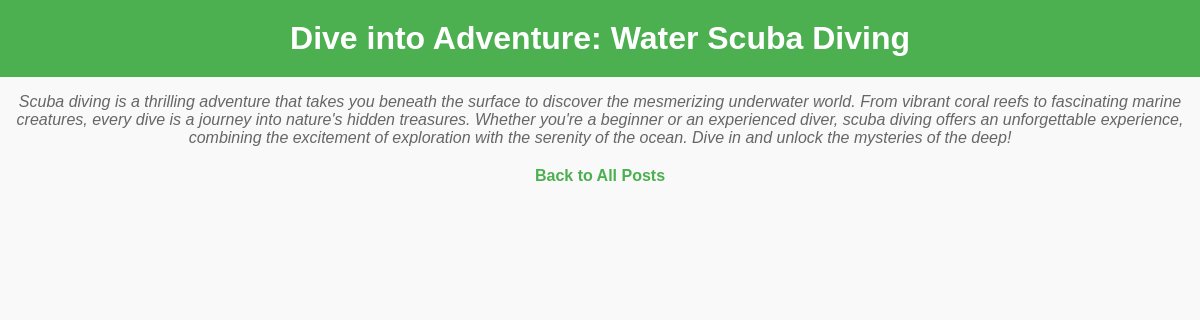
/7, run on the app's committed database.
### tables this page shows
CREATE TABLE posts (
    id INTEGER PRIMARY KEY AUTOINCREMENT,
    title TEXT NOT NULL,
    content TEXT NOT NULL
);

### app.py (the view)
@app.route('/<int:post_id>')
def post(post_id):
    conn = get_db_connection()
    post = conn.execute('SELECT * FROM posts WHERE id = ?', (post_id,)).fetchone()
    conn.close()
    if post is None:
        abort(404)
    return render_template('post.html', post=post)

### app.py (called while the page is built)
def get_db_connection():
    conn = sqlite3.connect('database.db')
    conn.row_factory = sqlite3.Row
    return conn

### templates/post.html (shortened to what this page needs)
<!doctype html>
<link rel="stylesheet" href="{{ url_for('static', filename='styles.css') }}">
<h1>{{ post.title }}</h1>
<p>{{ post.content }}</p>
<a href="/" style="display: block; text-align: center; margin-top: 20px; color: #4CAF50; font-weight: bold; text-decoration: none;">Back to All Posts</a>

### static/styles.css (style rules this page uses)
h1 { background-color: #4CAF50; color: white; text-align: center; padding: 20px 0; margin: 0; }
a { color: #4CAF50; text-decoration: none; font-weight: bold; }
p { text-align: center; color: #666; font-style: italic; }

### data on the page
posts: title "Dive into Adventure: Water Scuba Diving", content "Scuba diving is a thrilling adventure that takes you beneath the surface to discover the mesmerizing underwater world. From vibrant coral reefs to fascinating marine creatures, every dive is a journey into nature's hidden treasures. Whether you're a beginner or an experienced diver, scuba diving offers an unforgettable experience, combining the excitement of exploration with the serenity of the ocean. Dive in and unlock the mysteries of the deep!"
